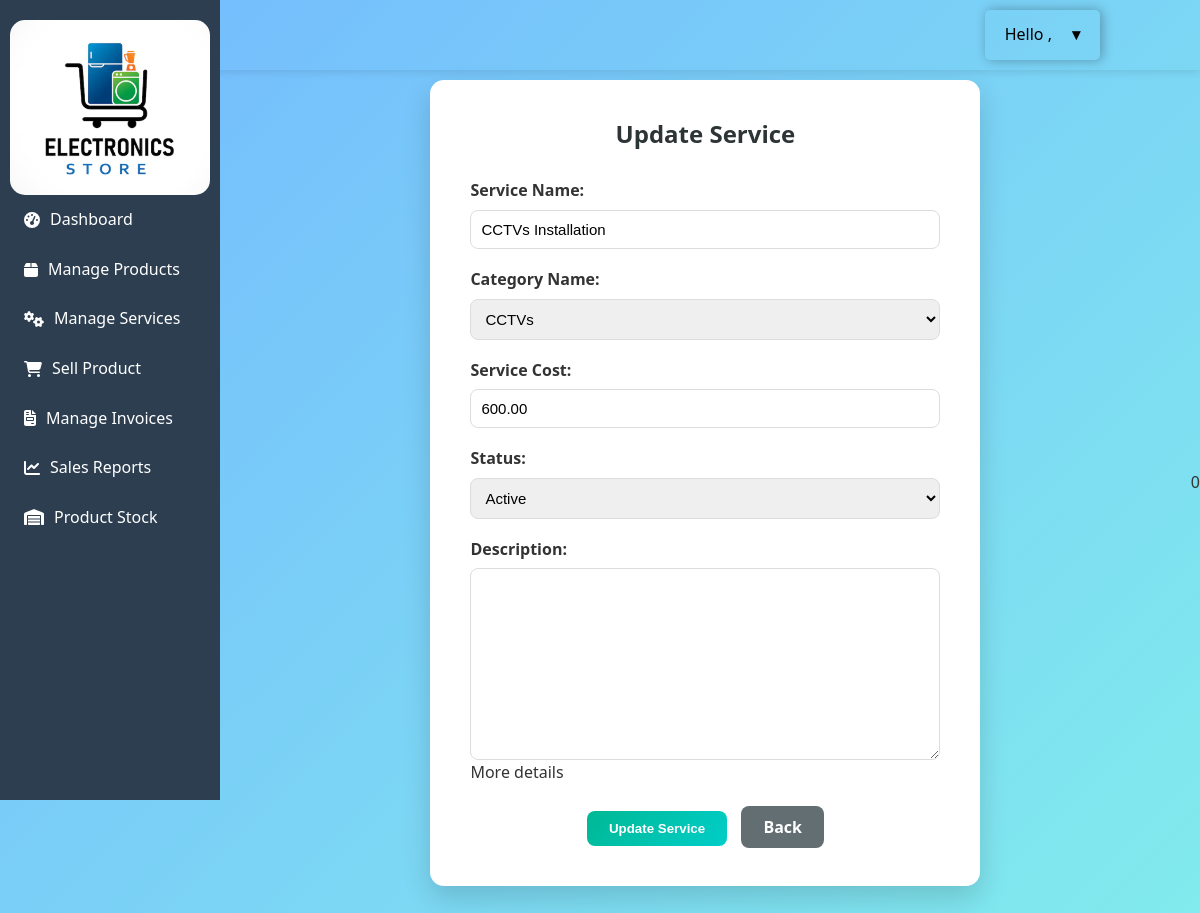
The page /services/edit/3/ on the database its author committed.
### core/models.py (models this page shows, shortened)
class Service(models.Model):
    STATUS_CHOICES = [
        ('Active', 'Active'),
        ('Inactive', 'Inactive'),
    ]
    SERVICE_TYPE = [
        ('INSTALL', 'Installation'),
        ('PERIODIC', 'Periodic'),
        ('WARRANTY', 'Warranty'),
        ('PAID', 'Paid'),
    ]
    s_id = models.AutoField(primary_key=True)
    s_name = models.CharField(max_length=100)
    shop_owner = models.ForeignKey(ShopOwner, on_delete=models.CASCADE)
    description = models.TextField(blank=True, null=True, help_text="More details")
    category = models.ForeignKey(Category, on_delete=models.CASCADE, related_name='services')
    cost = models.DecimalField(max_digits=10, decimal_places=2)
    status = models.CharField(max_length=10, choices=STATUS_CHOICES, default='Active')

### core/views.py (the view)
# urls.py: path('services/edit/<int:id>/', views.service_edit, name='ser_update'),
def service_edit(request, id):
    service = get_object_or_404(Service, pk=id)
    if request.method == 'POST':
        form = ProdService(request.POST or None, instance=service)
        if form.is_valid():
            form.save()
            messages.success(request,"Updated successfully..!")
            return redirect('ser_list')
    else:
        form = ProdService(instance=service)
    return render(request, 'core/owner/service/up_service.html', {'form': form})

### core/forms.py
class ProdService(forms.ModelForm):
    class Meta:
        model = Service
        fields = ['s_name', 'category', 'cost', 'status', 'description']
        labels = {
            's_name': 'Service Name',
            'category': 'Category Name',
            'cost': 'Service Cost',
            'status': 'Status',
        }
        widgets = {
            's_name': forms.TextInput(attrs={
                'class': 'form-control',
                'placeholder': 'Enter Service Name'
            }),
            'category': forms.Select(attrs={
                'class': 'form-control',
                'placeholder': 'Select Category'
            }),
            'cost': forms.NumberInput(attrs={
                'class': 'form-control',
                'placeholder': 'Service Cost'
            }),
            'status': forms.Select(attrs={
                'class': 'form-control'
            }),
        }

### core/models.py (called while the page is built)
    def __str__(self):
        return self.ct_name  # corrected capitalization

### core/views.py (called while the page is built)
def shopowner_context(request):
    owner = None
    if request.session.get('shopowner_id'):
        owner = ShopOwner.objects.filter(
            sw_id=request.session['shopowner_id']
        ).first()
    return {
        'shopowner': owner
    }

### core/templates/core/owner/service/up_service.html (shortened to what this page needs)
{% extends "core/base.html" %} {% load static %} {% block content %}
<link rel="stylesheet" href="{% static 'core/css/update_service_s.css' %}" />
<div class="service-container">
  <h2 class="form-title">Update Service</h2>
  <form method="POST">
    <div class="form-fields">{{ form.as_p }}</div>
    <div class="form-buttons">
      <button type="submit" class="btn save-btn">Update Service</button>
      <a href="{% url 'ser_list' %}" class="btn back-btn"> Back </a>
    </div>
  </form>
</div>
{% endblock %}

### core/static/core/css/style.css (style rules this page uses)
* { margin: 0; padding: 0; box-sizing: border-box; }
body { font-family: 'Segoe UI', Tahoma, Geneva, Verdana, sans-serif; background-color: #f5f7fa; color: #333; line-height: 1.6; }

### core/static/core/css/login.css (style rules this page uses)
body { font-family: "Segoe UI", Tahoma, Geneva, Verdana, sans-serif; background: linear-gradient(135deg, #89f7fe 0%, #66a6ff 100%); min-height: 100vh; margin: 0; display: flex; align-items: center; justify-content: center; }

### core/static/core/css/base.css (style rules this page uses)
body { display: flex; margin: 0; font-family: Arial, sans-serif; }

### core/static/core/css/update_service_s.css (style rules this page uses)
body { background: linear-gradient(135deg, #74b9ff, #81ecec); font-family: "Segoe UI", sans-serif; }
.service-container { max-width: 550px; margin: 60px auto; background: #ffffff; padding: 35px 40px; border-radius: 14px; box-shadow: 0 12px 28px rgba(0,0,0,0.15); animation: fadeIn 0.4s ease; }
.form-title { text-align: center; margin-bottom: 25px; color: #2d3436; }
.form-fields p { display: flex; flex-direction: column; margin-bottom: 18px; }
.form-fields label { font-weight: 600; margin-bottom: 6px; }
.form-fields input, .form-fields select, .form-fields textarea { padding: 10px; border-radius: 8px; border: 1px solid #dcdde1; font-size: 15px; transition: 0.25s; }
.form-buttons { text-align: center; margin-top: 20px; }
.btn { padding: 10px 22px; border-radius: 8px; text-decoration: none; border: none; font-weight: 600; cursor: pointer; margin: 5px; transition: 0.25s; }
.save-btn { background: linear-gradient(135deg, #00b894, #00cec9); color: white; }
.back-btn { background: #636e72; color: white; }

### rows shown on the page
Service: s_name "CCTVs Installation", category "CCTVs", cost "600.00", status "Active"
